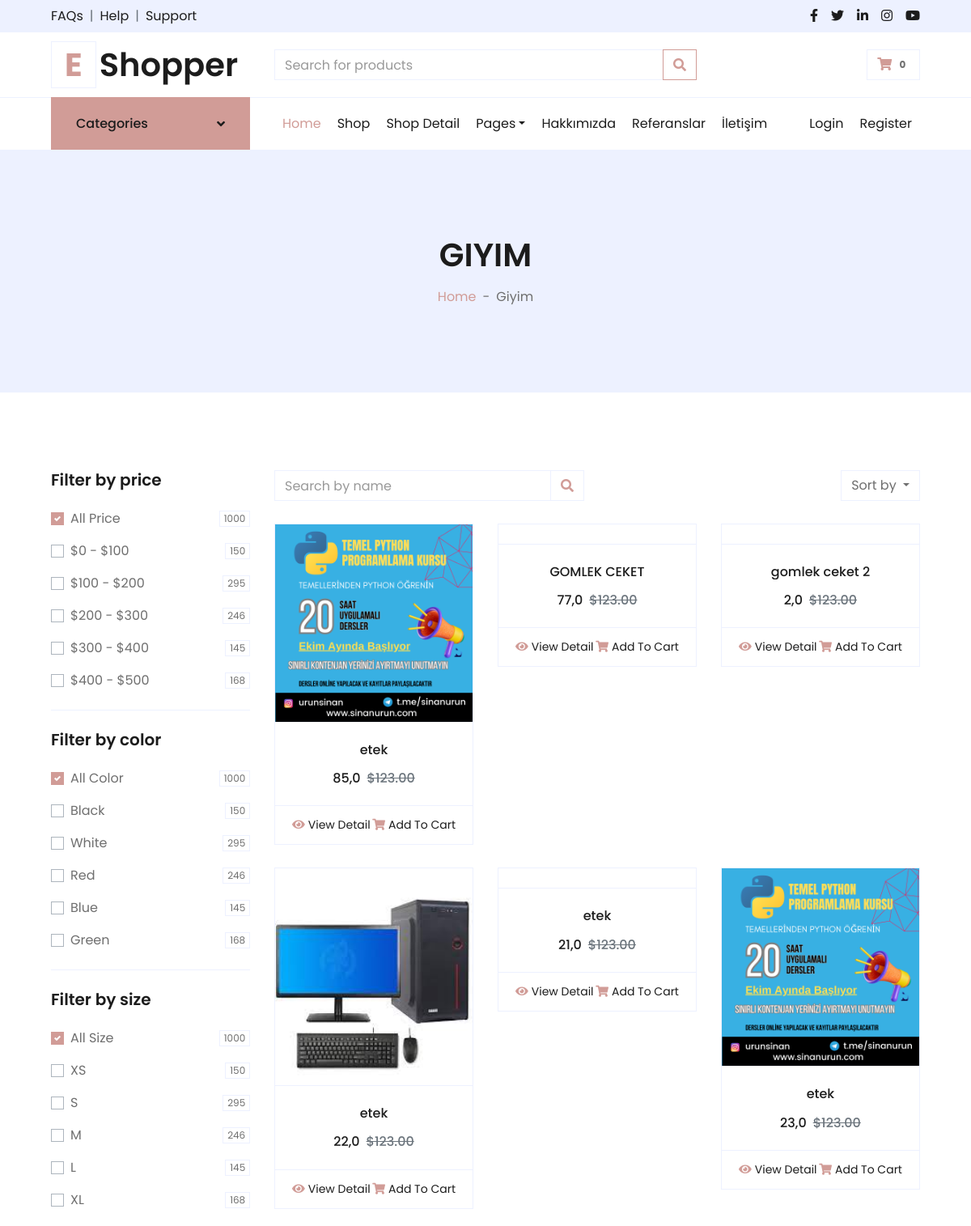
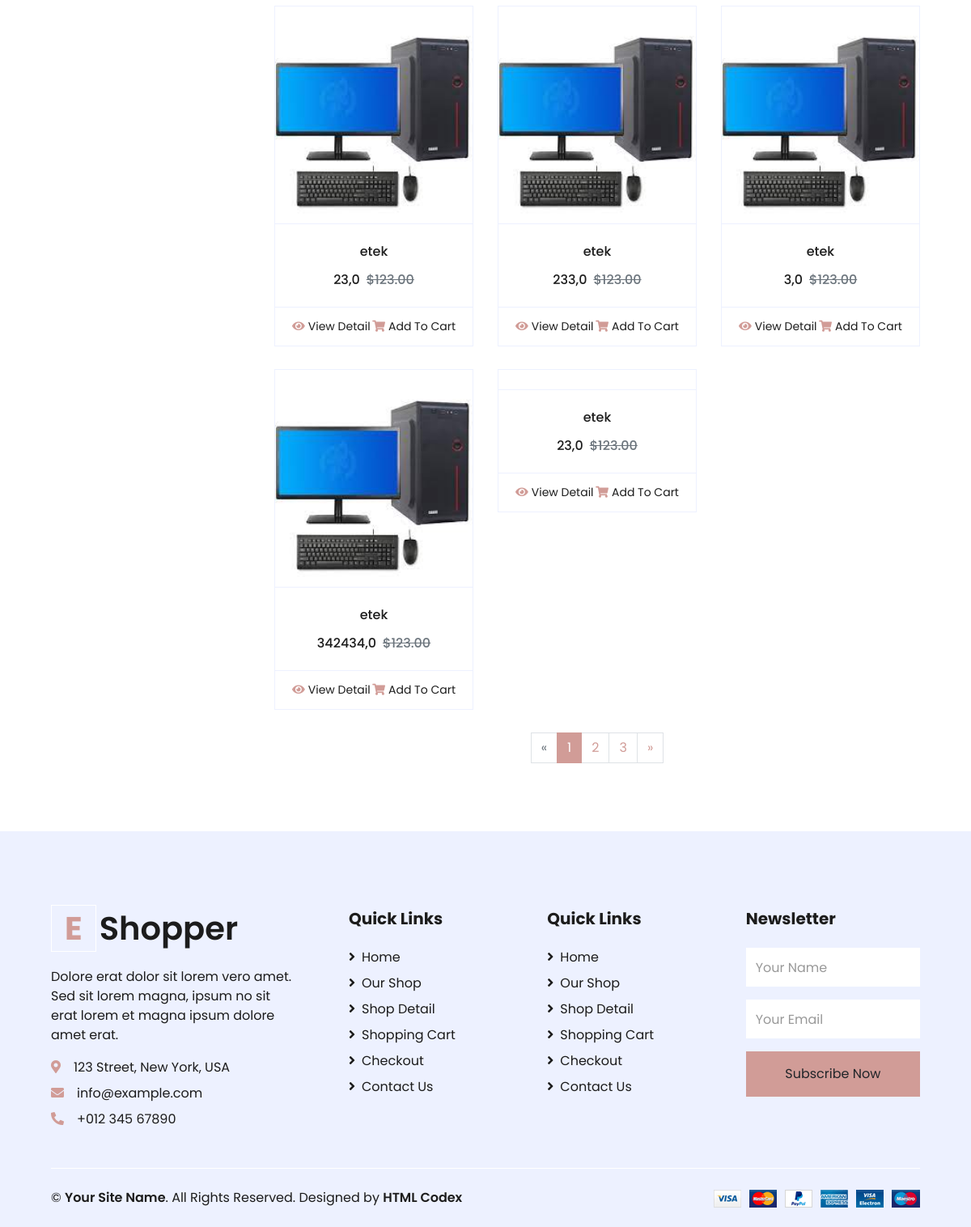
The page /category/9/giyim on the database its author committed (2 pictures, top to bottom).
### product/models.py (models this page shows, shortened)
class Category(MPTTModel):
    STATUS = (
        ('True', 'Evet'),
        ('False', 'Hayir'))
    title = models.CharField(max_length=30)
    keywords = models.CharField(blank=True, max_length=250)
    description = models.CharField(blank=True, max_length=250)
    image = models.ImageField(blank=True, upload_to='images/')
    status = models.CharField(max_length=10, choices=STATUS)
    slug = models.SlugField(null=False, unique=True)
    parent = TreeForeignKey('self', blank=True, null=True, related_name='children',
                            on_delete=models.CASCADE)
    create_at = models.DateTimeField(auto_now_add=True)
    update_at = models.DateTimeField(auto_now=True)
    class MPTTMeta:
        order_insertion_by = ['title']

class Product(models.Model):
    STATUS = (
        ('True', 'Evet'),
        ('False', 'Hayir'),
    )
    category = models.ForeignKey(Category, on_delete=models.CASCADE)  # manytoonerelationwithCategory
    title = models.CharField(max_length=150)
    keywords = models.CharField(blank=True, max_length=255)
    description = models.TextField(blank=True, max_length=255)
    image = models.ImageField(blank=True, upload_to='images/', default="images/default.jpg")
    price = models.FloatField()
    amount = models.IntegerField(default=0)
    detail = RichTextUploadingField()
    status = models.CharField(max_length=10, choices=STATUS, default='False')
    create_at = models.DateTimeField(auto_now_add=True)
    update_at = models.DateTimeField(auto_now=True)
    slug = AutoSlugField(populate_from='title',
                         unique_with=['category__title'],)
    user = models.ForeignKey(User, on_delete=models.CASCADE)
    reviewsCount = models.IntegerField(default=0)
    def image_tag(self):
        return mark_safe('<img src="{}" height="50"/>'.format(self.image.url))
    image_tag.short_description = 'Image'

### product/views.py (the view)
# urls.py: path("category/<int:id>/<slug:slug>", product_views.categoryProducts, name="categoryProducts"),
def categoryProducts(request, id, slug):
    urunKategori = Category.objects.get(id=id)
    urunler = Product.objects.filter(category_id=id)
    context = {"urunKategori": urunKategori,
               "urunler": urunler}
    return render(request, 'kategori_urunler.html', context)

### home/context_processors.py (called while the page is built)
def setting(request):
    setting = Setting.objects.get(pk=1)
    if setting:
        return {'setting': setting}

### product/context_processors.py (called while the page is built)
def category(request):
    category = Category.objects.all()
    if category:
        return {'category': category}

### product/templates/kategori_urunler.html (shortened to what this page needs)
{% extends 'homebase.html' %}
{% block sidebar %} {% include 'sidebar.html' %}  {% endblock %}
{% block body %}
    <div class="container-fluid bg-secondary mb-5">
        <div class="d-flex flex-column align-items-center justify-content-center" style="min-height: 300px">
            <h1 class="font-weight-semi-bold text-uppercase mb-3">{{  urunKategori.title }}</h1>
            <div class="d-inline-flex">
                <p class="m-0"><a href="/">Home</a></p>
                <p class="m-0 px-2">-</p>
                <p class="m-0">{{  urunKategori.title }}</p>
            </div>
        </div>
    </div>
    <div class="container-fluid pt-5">
        <div class="row px-xl-5">
            <div class="col-lg-3 col-md-12">
                <div class="border-bottom mb-4 pb-4">
                    <h5 class="font-weight-semi-bold mb-4">Filter by price</h5>
                    <form>
                        <div class="custom-control custom-checkbox d-flex align-items-center justify-content-between mb-3">
                            <label class="custom-control-label" for="price-all">All Price</label>
                            <span class="badge border font-weight-normal">1000</span>
                        </div>
                        <div class="custom-control custom-checkbox d-flex align-items-center justify-content-between mb-3">
                            <label class="custom-control-label" for="price-1">$0 - $100</label>
                            <span class="badge border font-weight-normal">150</span>
                        </div>
                        <div class="custom-control custom-checkbox d-flex align-items-center justify-content-between mb-3">
                            <label class="custom-control-label" for="price-2">$100 - $200</label>
                            <span class="badge border font-weight-normal">295</span>
                        </div>
                        <div class="custom-control custom-checkbox d-flex align-items-center justify-content-between mb-3">
                            <label class="custom-control-label" for="price-3">$200 - $300</label>
                            <span class="badge border font-weight-normal">246</span>
                        </div>
                        <div class="custom-control custom-checkbox d-flex align-items-center justify-content-between mb-3">
                            <label class="custom-control-label" for="price-4">$300 - $400</label>
                            <span class="badge border font-weight-normal">145</span>
                        </div>
                        <div class="custom-control custom-checkbox d-flex align-items-center justify-content-between">
                            <label class="custom-control-label" for="price-5">$400 - $500</label>
                            <span class="badge border font-weight-normal">168</span>
                        </div>
                    </form>
                </div>
                <div class="border-bottom mb-4 pb-4">
                    <h5 class="font-weight-semi-bold mb-4">Filter by color</h5>
                    <form>
                        <div class="custom-control custom-checkbox d-flex align-items-center justify-content-between mb-3">
                            <label class="custom-control-label" for="price-all">All Color</label>
                            <span class="badge border font-weight-normal">1000</span>
                        </div>
                        <div class="custom-control custom-checkbox d-flex align-items-center justify-content-between mb-3">
                            <label class="custom-control-label" for="color-1">Black</label>
                            <span class="badge border font-weight-normal">150</span>
                        </div>
                        <div class="custom-control custom-checkbox d-flex align-items-center justify-content-between mb-3">
                            <label class="custom-control-label" for="color-2">White</label>
                            <span class="badge border font-weight-normal">295</span>
                        </div>
                        <div class="custom-control custom-checkbox d-flex align-items-center justify-content-between mb-3">
                            <label class="custom-control-label" for="color-3">Red</label>
                            <span class="badge border font-weight-normal">246</span>
                        </div>
                        <div class="custom-control custom-checkbox d-flex align-items-center justify-content-between mb-3">
                            <label class="custom-control-label" for="color-4">Blue</label>
                            <span class="badge border font-weight-normal">145</span>
                        </div>
                        <div class="custom-control custom-checkbox d-flex align-items-center justify-content-between">
                            <label class="custom-control-label" for="color-5">Green</label>
                            <span class="badge border font-weight-normal">168</span>
                        </div>
                    </form>
                </div>
                <div class="mb-5">
                    <h5 class="font-weight-semi-bold mb-4">Filter by size</h5>
                    <form>
                        <div class="custom-control custom-checkbox d-flex align-items-center justify-content-between mb-3">
                            <label class="custom-control-label" for="size-all">All Size</label>
                            <span class="badge border font-weight-normal">1000</span>
                        </div>
                        <div class="custom-control custom-checkbox d-flex align-items-center justify-content-between mb-3">
                            <label class="custom-control-label" for="size-1">XS</label>
                            <span class="badge border font-weight-normal">150</span>
                        </div>
                        <div class="custom-control custom-checkbox d-flex align-items-center justify-content-between mb-3">
                            <label class="custom-control-label" for="size-2">S</label>
                            <span class="badge border font-weight-normal">295</span>
                        </div>
                        <div class="custom-control custom-checkbox d-flex align-items-center justify-content-between mb-3">
                            <label class="custom-control-label" for="size-3">M</label>
                            <span class="badge border font-weight-normal">246</span>
                        </div>
                        <div class="custom-control custom-checkbox d-flex align-items-center justify-content-between mb-3">
                            <label class="custom-control-label" for="size-4">L</label>
                            <span class="badge border font-weight-normal">145</span>
                        </div>
                        <div class="custom-control custom-checkbox d-flex align-items-center justify-content-between">
                            <label class="custom-control-label" for="size-5">XL</label>
                            <span class="badge border font-weight-normal">168</span>
                        </div>
                    </form>
                </div>
            </div>
            <div class="col-lg-9 col-md-12">
                <div class="row pb-3">
                    <div class="col-12 pb-1">
                        <div class="d-flex align-items-center justify-content-between mb-4">
                            <form action="">
                                <div class="input-group">
                                    <input type="text" class="form-control" placeholder="Search by name">
                                    <div class="input-group-append">
                                        <span class="input-group-text bg-transparent text-primary">
                                            <i class="fa fa-search"></i>
                                        </span>
                                    </div>
                                </div>
                            </form>
                            <div class="dropdown ml-4">
                                <button class="btn border dropdown-toggle" type="button" id="triggerId" data-toggle="dropdown" aria-haspopup="true"
                                        aria-expanded="false">
                                            Sort by
                                        </button>
                            </div>
                        </div>
                    </div>
                    {%  for urun in urunler %}
                    <div class="col-lg-4 col-md-6 col-sm-12 pb-1">
                        <div class="card product-item border-0 mb-4">
                            <div class="card-header product-img position-relative overflow-hidden bg-transparent border p-0">
                                <img class="img-fluid w-100" src="{{ urun.image.url}}" alt="">
                            </div>
                            <div class="card-body border-left border-right text-center p-0 pt-4 pb-3">
                                <h6 class="text-truncate mb-3">{{ urun.title }}</h6>
                                <div class="d-flex justify-content-center">
                                    <h6>{{urun.price}}</h6><h6 class="text-muted ml-2"><del>$123.00</del></h6>
                                </div>
                            </div>
                            <div class="card-footer d-flex justify-content-between bg-light border">
                                <a href="/product/{{ urun.id }}/{{ urun.slug }}" class="btn btn-sm text-dark p-0"><i class="fas fa-eye text-primary mr-1"></i>View Detail</a>
                                <a href="/order/addtocart/{{ urun.id }}" class="btn btn-sm text-dark p-0"><i class="fas fa-shopping-cart text-primary mr-1"></i>Add To Cart</a>
                            </div>
                        </div>
                    </div>
                    {% endfor %}
                    <div class="col-12 pb-1">
                        <nav aria-label="Page navigation">
                          <ul class="pagination justify-content-center mb-3">
                            <li class="page-item disabled">
                              <a class="page-link" href="#" aria-label="Previous">
                                <span aria-hidden="true">&laquo;</span>
                              </a>
                            </li>
                            <li class="page-item active"><a class="page-link" href="#">1</a></li>
                            <li class="page-item"><a class="page-link" href="#">2</a></li>
                            <li class="page-item"><a class="page-link" href="#">3</a></li>
                            <li class="page-item">
                              <a class="page-link" href="#" aria-label="Next">
                                <span aria-hidden="true">&raquo;</span>
                              </a>
                            </li>
                          </ul>
                        </nav>
                    </div>
                </div>
            </div>
        </div>
    </div>
 {% endblock %}

### rows shown on the page
Category: title "GIYIM", title "Giyim"
Product: image (picture), title "etek", price "85,0"
Product: title "GOMLEK CEKET", price "77,0"
Product: title "gomlek ceket 2", price "2,0"
Product: image (picture), title "etek", price "22,0"
Product: title "etek", price "21,0"
Product: image (picture), title "etek", price "23,0"
Product: image (picture), title "etek", price "23,0"
Product: image (picture), title "etek", price "233,0"
Product: image (picture), title "etek", price "3,0"
Product: image (picture), title "etek", price "342434,0"
Product: title "etek", price "23,0"
